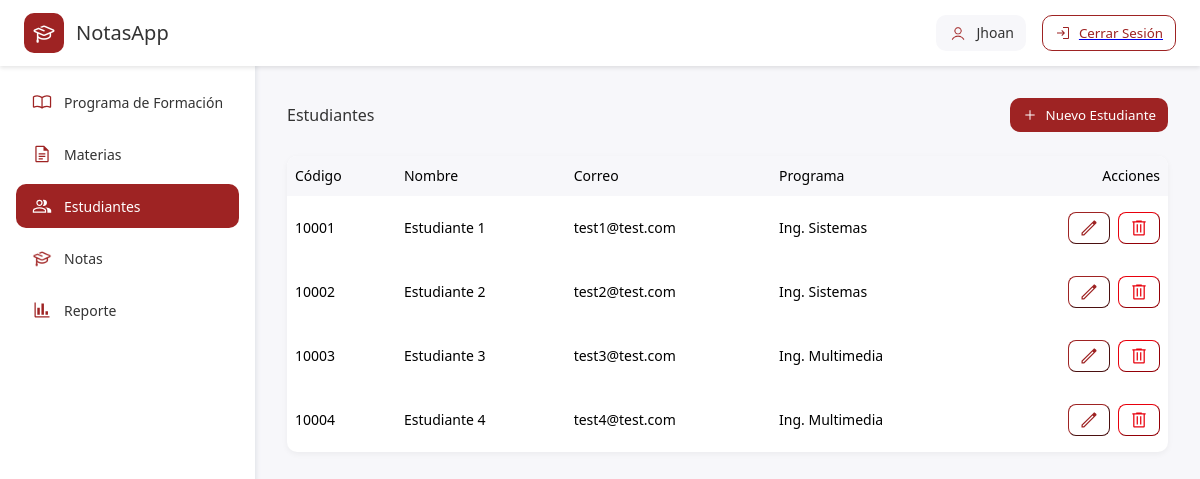
Page /views/dashboard-students.php on the committed database.
### tables this page shows
CREATE TABLE `estudiantes` (
  `codigo` varchar(5) NOT NULL,
  `nombre` varchar(30) NOT NULL,
  `email` varchar(15) NOT NULL,
  `programa` varchar(4) NOT NULL
);

CREATE TABLE `programas` (
  `codigo` varchar(4) NOT NULL,
  `nombre` varchar(30) NOT NULL
);

### controllers/student-controller.php (called while the page is built, shortened)
<?php
require_once __DIR__ . "/../models/entities/student.php";
class StudentController
{
    public function getStudents()
    {
        $student = new Student();
        return $student->all();
    }
}

### models/utils/studentsql.php (called while the page is built, shortened)
<?php
class Studentsql{
    public static function selectAll(){
        return "select * from estudiantes";
    }
}
?>

### models/database/gestor_notasdb.php (called while the page is built, shortened)
<?php
class GestorNotasDB{
    private $hostDb = "localhost";
    private $nameDb = "gestor_notas";
    private $userDb = "root";
    private $pwdDb = "";
    private $conexDb = null;
    public function __construct()
    {
        $this->conexDb = new mysqli(
            $this->hostDb,
            $this->userDb,
            $this->pwdDb,
            $this->nameDb
        );
    }
    public function setIsSqlSelect($bool)
    {
        $this->isSqlSelect = $bool;
    }
    public function execSQL($sql, ...$bindParam)
    {
        $prp = $this->conexDb->prepare($sql);
        if (!empty($bindParam)) {
            $prp->bind_param(...$bindParam);
        }
        $prp->execute();
        return $prp->get_result();
    }
}
?>

### models/entities/student.php (called while the page is built, shortened)
<?php
require_once __DIR__."/../entities/programa.php";
require_once __DIR__."/../utils/studentsql.php";
class Student{
    private $programaCode;
    public function get($prop)
    {
        return $this->{$prop};
    }
    public function getP()
    {
        $programa = new Programa();
        $nombreP = $programa->getByCode($this->programaCode);
        return $nombreP;
    }
    public function all()
    {
        $sql = Studentsql::selectAll();
        $db = new GestorNotasDB();
        $db->setIsSqlSelect(true);
        $result = $db->execSQL($sql);
        $rows = [];
        if ($result->num_rows > 0) {
            while ($item = $result->fetch_assoc()) {
                $student = new Student();
                $student->set('codigo', $item['codigo']);
                $student->set('nombre', $item['nombre']);
                $student->set('email', $item['email']);
                $student->set('programaCode', $item['programa']);
                array_push($rows, $student);
            }
        }
        return $rows;
    }
}
?>

### models/utils/programasql.php (called while the page is built, shortened)
<?php
class Programasql{
    public static function selectByCode(){
        return "select * from programas where codigo=?";
    }
}
?>

### models/entities/programa.php (called while the page is built, shortened)
<?php
require_once __DIR__."/../utils/programasql.php";
require_once __DIR__."/../database/gestor_notasdb.php";
class Programa {
    public function get($prop)
    {
        return $this->{$prop};
    }
    public function getByCode($cod)
    {
        $nombreP = "";
        $sql = Programasql::selectByCode();
        $db = new GestorNotasDB();
        $db->setIsSqlSelect(true);
        $result = $db->execSQL(
            $sql,
            "i",
            $cod
        );
        if ($result->num_rows > 0) {
            while ($row = $result->fetch_assoc()) {
                $programa = new Programa();
                $programa->set('codigo',$row["codigo"])  ;
                $programa->set('nombre', $row['nombre']);
                $nombreP = $programa->get('nombre');
                break;
            }
        }
        return $nombreP;
    }
}
?>

### views/dashboard-students.php (the view, shortened to what this page needs)
<?php
require_once __DIR__ . "/../controllers/student-controller.php";
$studentController = new StudentController();
$students = $studentController->getStudents();
?>
<!DOCTYPE html>
<html lang="es">
<head>
    <link rel="stylesheet" href="../public/css/dashboards.css">
    <link rel="stylesheet" href="../public/css/student.css">
</head>
<body>
    <header>
        <div class="container-log-notas">
            <div class="logo-notas">
                <img src="../public/images/logo-gestor-white.png" alt="">
            </div>
            <h1>NotasApp</h1>
        </div>
        <div class="container-user-accions">
            <div class="container-user-info">
                <img src="../public/images/user-log.png" alt="user">
                <p>Jhoan</p>
            </div>
           <a href="operations/log-out.php">
                <button class="container-log-out">
                    <svg xmlns="http://www.w3.org/2000/svg" height="48px" viewBox="0 -960 960 960" width="48px" fill="#FFFFFF"><path d="M481-120v-60h299v-600H481v-60h299q24 0 42 18t18 42v600q0 24-18 42t-42 18H481Zm-55-185-43-43 102-102H120v-60h363L381-612l43-43 176 176-174 174Z"/></svg>
                    <p>Cerrar Sesión</p>
                </button>
            </a>
        </div>
    </header>
    <div class="nav-info">
        <div class="nav-links">
            <nav>
                <a href="dashboard-programs.php">
                    <div class="button program">
                        <p>Programa de Formación</p>
                    </div>
                </a>
                <a href="dashboard-materias.php">
                    <div class="button materias">
                        <p>Materias</p>
                    </div>
                </a>
                <a href="dashboard-students.php">
                    <div class="button student">
                        <p>Estudiantes</p>
                    </div>
                </a>
                <a href="dashboard-notas.php">
                    <div class="button notas">
                        <img src="../public/images/logo-gestor-red.png" alt="Notas">
                        <p>Notas</p>
                    </div>
                </a>
                <a href="dashboard-statistics.php">
                    <div class="button statistics">
                        <svg xmlns="http://www.w3.org/2000/svg" height="48px" viewBox="0 -960 960 960" width="48px" fill="#FFFFFF"><path d="M180-120q-24 0-42-18t-18-42v-660h60v660h660v60H180Zm75-135v-334h119v334H255Zm198 0v-540h119v540H453Zm194 0v-170h119v170H647Z"/></svg>
                        <p>Reporte</p>
                    </div>
                </a>
            </nav>
        </div>
        <div class="banner-info">
            <div class="name-create">
                <h2>Estudiantes</h2>
                <button id="crear">
                    <svg xmlns="http://www.w3.org/2000/svg" height="48px" viewBox="0 -960 960 960" width="48px" fill="#FFFFFF"><path d="M450-450H200v-60h250v-250h60v250h250v60H510v250h-60v-250Z"/></svg>
                    <p>Nuevo Estudiante</p>
                </button>
            </div>
            <table>
                <thead>
                    <th>Código</th>
                    <th>Nombre</th>
                    <th>Correo</th>
                    <th>Programa</th>
                    <th class="accions">Acciones</th>
                </thead>
                <tbody>
                    <?php
                        foreach ($students as $student) {
                            echo '<tr>';
                            echo '  <td>' . $student->get('codigo') . '</td>';
                            echo '  <td>' . $student->get('nombre') . '</td>';
                            echo '  <td>' . $student->get('email') . '</td>';
                            echo '  <td>' . $student->getP() . '</td>';
                            echo '<td class="actions"><button class="btn edit">';
                            echo '</button>';
                            echo '<button class="btn delete">';
                            echo '</button></td></tr>';
                        }
                    ?>
                </tbody>
            </table>
        </div>
    </div>
    </body>
</html>

### public/css/dashboards.css (style rules this page uses)
* { font-family: ui-sans-serif, system-ui, sans-serif, "Apple Color Emoji", "Segoe UI Emoji", "Segoe UI Symbol", "Noto Color Emoji"; }
body { margin: 0; }
header { display: flex; align-items: center; justify-content: space-between; padding-inline: 24px; padding-block: 6px; background-color: white; box-shadow: 0 2px 4px rgba(0, 0, 0, 0.1); position: fixed; top: 0; left: 0; right: 0; z-index: 1000; overflow: hidden; }
.container-log-notas { display: flex; align-items: center; justify-content: left; }
.logo-notas { display: flex; align-items: center; justify-content: center; background-color: rgb(158, 35, 35); border-radius: .625rem; width: 40px; height: 40px; margin-right: 12px; }
.logo-notas img { width: 24px; height: 24px; }
.container-log-notas h1 { font-size: 20px; font-weight: normal; color: #333333; }
.container-user-accions { display: flex; align-items: center; justify-content: center; }
.container-user-info { display: flex; align-items: center; justify-content: center; border-radius: .625rem; background-color: rgb(247, 247, 250); padding-inline: 12px; padding-block: 8px; margin-right: 16px; }
.container-user-info img { width: 20px; height: 20px; margin-right: 8px; }
.container-user-info p { margin: 0; font-size: 14px; color: #333333; }
.container-log-out { display: flex; justify-content: center; align-items: center; background-color: white; border: 1px solid rgb(158, 35, 35); border-radius: .625rem; padding-block: 8px; padding-inline: 12px; cursor: pointer; position: relative; color: rgb(158, 35, 35); transition: all 0.3s ease; }
.container-log-out svg { height: 16px; width: 16px; fill: rgb(158, 35, 35); margin-right: 8px; }
.container-log-out p { margin: 0; }
.nav-info { display: grid; grid-template-columns: 255px 1fr; height: 100vh; }
.nav-links { position: sticky; width: 255px; box-shadow: 2px 0 4px rgb(228, 230, 235); z-index: 999; }
nav { position: fixed; top: 64px; left: 0; padding: 16px; height: calc(100vh - 64px); background-color: white; overflow: hidden; }
nav a { text-decoration: none; }
.button { display: flex; justify-content: left; align-items: center; border-radius: .625rem; font-size: 14px; padding-inline: 16px; padding-block: 12px; margin-bottom: 8px; }
.button img , .button svg { height: 20px; width: 20px; fill: rgb(158, 35, 35); margin-right: 12px; }
.button p { font-size: 14px; color: #333333; margin: 0; }
.banner-info { margin-top: 65.781px; background-color: rgb(247, 247, 250); padding-inline: 32px; }
.name-create { display: flex; justify-content: space-between; align-items: center; padding-top: 32px; margin-bottom: 24px; }
.name-create h2 { margin: 0; color: #333333; font-size: 16px; font-weight: normal; }
.name-create button { display: flex; justify-content: center; align-items: center; background-color: rgb(158, 35, 35); border-width: 0; border-radius: .625rem; padding-block: 8px; padding-inline: 12px; cursor: pointer; position: relative; color: rgb(255, 255, 255); transition: all 0.3s ease; }
.name-create button svg { height: 16px; width: 16px; margin-right: 8px; stroke-width: 20; }
.name-create button p { margin: 0; }
table { width: 100%; border-collapse: separate; border-spacing: 0; border-radius: .625rem; overflow: hidden; box-shadow: 0 2px 6px rgba(0, 0, 0, 0.05); background-color: #fff; font-size: 14px; }
table thead { background-color: rgb(247, 247, 250); }
table thead th { color: #000000; text-align: left; font-weight: 500; padding-inline: 8px; padding-block: 0; height: calc(.25rem*10); }
table thead .accions { text-align: right; }
table tbody tr td { color: #000000; text-align: left; font-weight: normal; padding-block: calc(.25rem*4); padding-inline: 8px; }
table tbody tr .actions { display: flex; justify-content: right; align-items: center; gap: calc(.25rem *2); }
.btn { display: flex; justify-content: center; align-items: center; border-radius: calc(.625rem - 2px); padding-inline: 10px; border-width: 1px; height: calc(.25rem *8); background-color: #fff; }
.edit { border-color:rgb(158, 35, 35); }
.edit svg { height: 20px; width: 20px; fill: rgb(158, 35, 35); }
.delete { border-color: rgb(232, 0, 12); }
.delete svg { height: 20px; width: 20px; fill: rgb(232, 0, 12); }

### public/css/student.css (style rules this page uses)
.student { background-color: rgb(158, 35, 35); }
.student svg { fill: white; }
.student p { color: white; margin: 0; }

### rows in the picture
estudiantes: get "10001", get "Estudiante 1", get "test1@test.com", programa.nombre "Ing. Sistemas"
estudiantes: get "10002", get "Estudiante 2", get "test2@test.com", programa.nombre "Ing. Sistemas"
estudiantes: get "10003", get "Estudiante 3", get "test3@test.com", programa.nombre "Ing. Multimedia"
estudiantes: get "10004", get "Estudiante 4", get "test4@test.com", programa.nombre "Ing. Multimedia"
